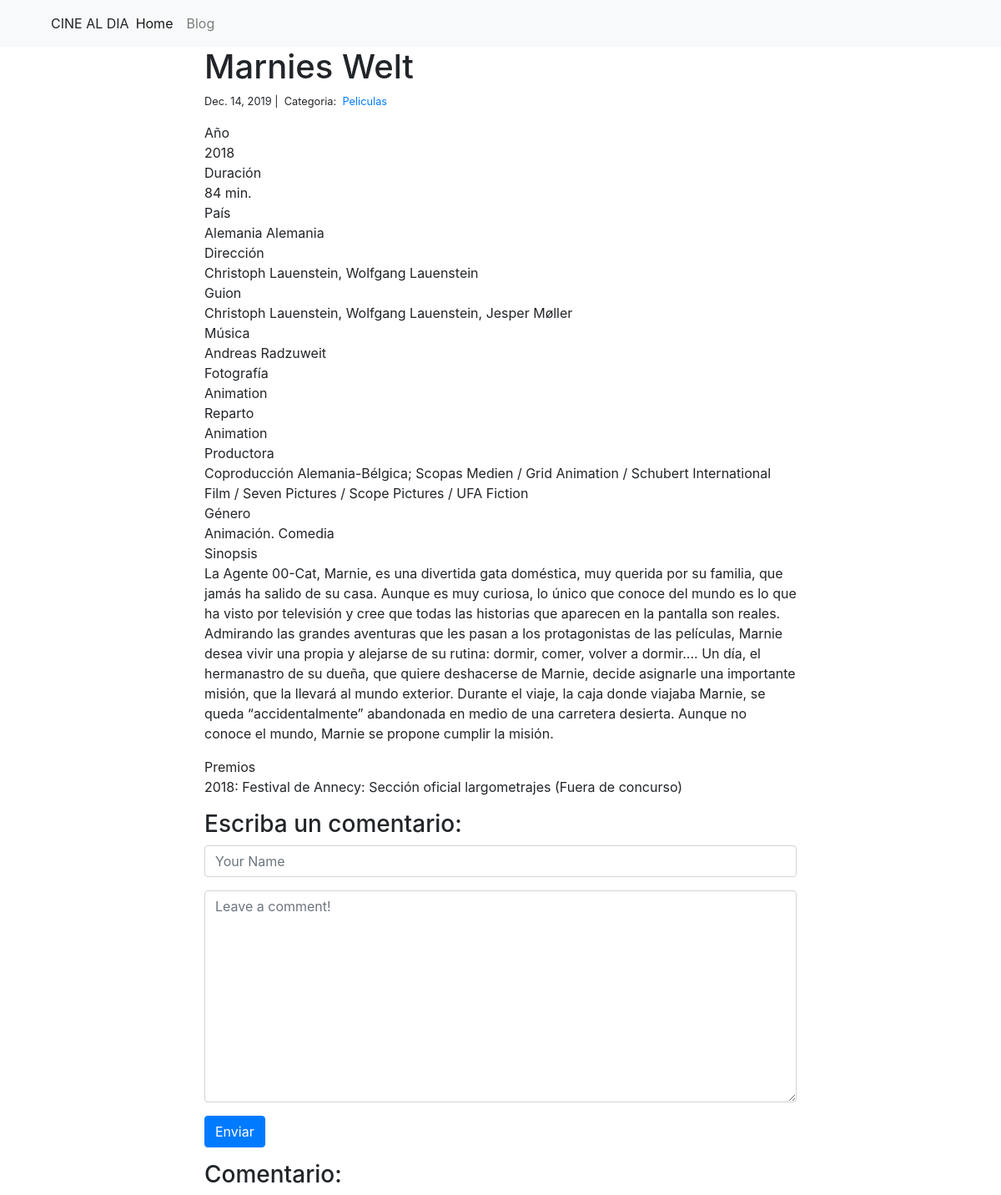
The app's page /blog/2/ with its own data.
### blog/models.py (models this page shows)
class Post(models.Model):
    title = models.CharField(max_length=255)
    body = models.TextField()
    created_on = models.DateTimeField(auto_now_add=True)
    last_modified = models.DateTimeField(auto_now=True)
    categories = models.ManyToManyField("Category", related_name="posts")

class Category(models.Model):
    name = models.CharField(max_length=20)

### blog/views.py (the view, shortened to what this page needs)
# urls.py: path("<int:pk>/", views.blog_detail, name="blog_detail"),
def blog_detail(request, pk):
    post = Post.objects.get(pk=pk)
    comments = Comment.objects.filter(post=post)
    form = CommentForm()
    context = {"post": post, "comments": comments, "form": form}
    return render(request, "blog_detail.html", context)

### blog/forms.py
class CommentForm(forms.Form):
    author = forms.CharField(
        max_length=60,
        widget=forms.TextInput(attrs={
            "class": "form-control",
            "placeholder": "Your Name"
        })
    )
    body = forms.CharField(widget=forms.Textarea(
        attrs={
            "class": "form-control",
            "placeholder": "Leave a comment!"
        })
    )

### blog/templates/blog_detail.html (shortened to what this page needs)
{% extends "base.html" %}
{% block page_content %}
<div class="col-md-8 offset-md-2">
    <h1>{{ post.title }}</h1>
    <small>
        {{ post.created_on.date }} |&nbsp;
        Categoria:&nbsp;
        {% for category in post.categories.all %}
        <a href="{% url 'blog_category' category.name %}">
            {{ category.name }}
        </a>&nbsp;
        {% endfor %}
    </small>
    <p>{{ post.body | linebreaks }}</p>
    <h3>Escriba un comentario:</h3>
    <form action="/blog/{{ post.pk }}/" method="post">
        <div class="form-group">
            {{ form.author }}
        </div>
        <div class="form-group">
            {{ form.body }}
        </div>
        <button type="submit" class="btn btn-primary">Enviar</button>
    </form>
    <h3>Comentario:</h3>
</div>
{% endblock %}

### records on screen
Post: title "Marnies Welt", created_on "Dec. 14, 2019", body "Año 2018 Duración 84 min. País Alemania Alemania Dirección Christoph Lauenstein, Wolfgang Lauenstein Guion Christoph Lauenstein, Wolfgang Lauenstein, Jesper Møller Música Andreas Radzuweit Fotografía Animation Reparto Animation Productora Coproducción Alemania-Bélgica; Scopas Medien / Grid Animation / Schubert International Film / Seven Pictures / Scope Pictures / UFA Fiction Género Animación. Comedia Sinopsis La Agente 00-Cat, Marnie, es una divertida gata doméstica, muy querida por su familia, que jamás ha salido de su casa. Aunque es muy curiosa, lo único que conoce del mundo es lo que ha visto por televisión y cree que todas las historias que aparecen en la pantalla son reales.…"
Category: name "Peliculas"
